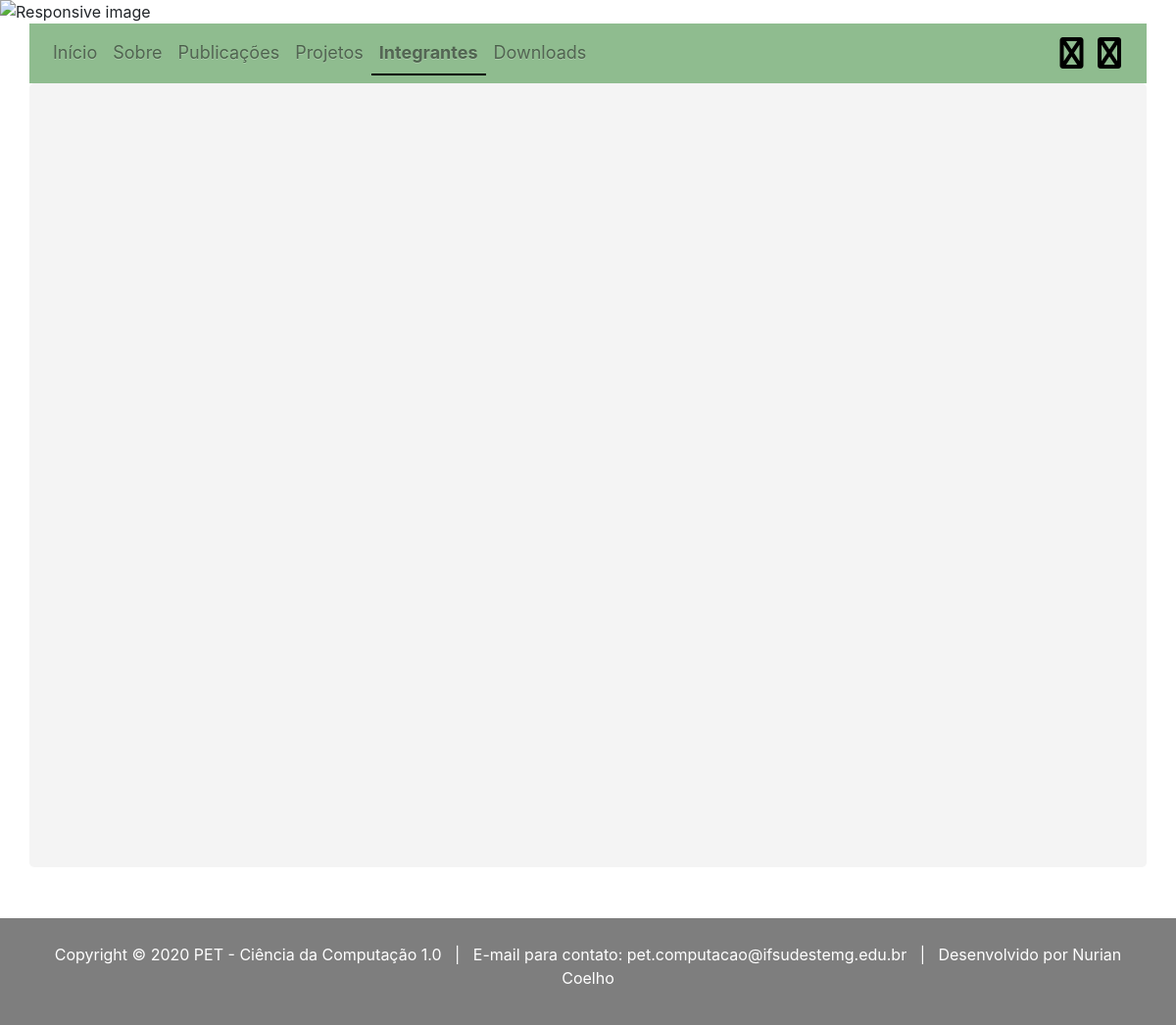
Before: /view/adm/integrantes.php with the older database file.
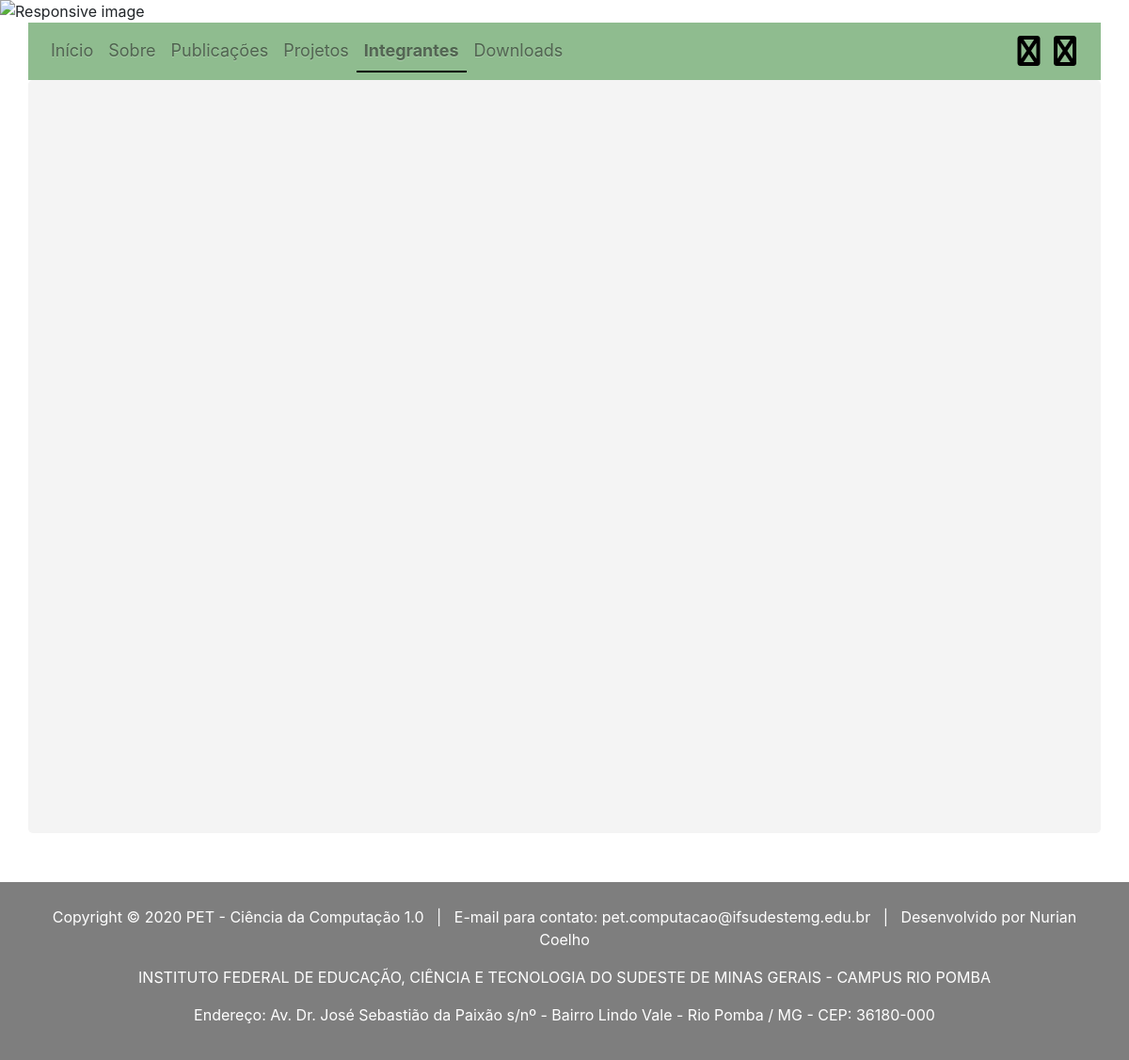
After: the same page with the newer database file.
### tables this page shows
CREATE TABLE `configuracoes` (
  `id` int(11) NOT NULL,
  `capa` varchar(10) NOT NULL,
  `instagram` varchar(100) DEFAULT NULL,
  `facebook` varchar(100) DEFAULT NULL,
  `rodape` longtext NOT NULL
);

### dao/daoSettings.php (called while the page is built, shortened)
<?php
class DaoSettings
{
    private $conn;
    public function __construct()
    {
        $database = new Database();
        $db = $database->dbConnection();
        $this->conn = $db;
    }
    public function runQuery($sql)
    {
        $stmt = $this->conn->prepare($sql);
        return $stmt;
    }
}

### inc/configs/usuario.php (the view, shortened to what this page needs)
<nav class="navbar navbar-expand-lg navbar-light container" id="navbar" style=" background-color: #8FBC8F; width: 100vw;">
  <div class="collapse navbar-collapse" id="navbarSupportedContent">
    <ul class="navbar-nav mr-auto">
      <li class="nav-item">
        <a class="nav-link" id="noticias" href='index.php'> <font size="4"> Início </font> </a>
      </li>
      <li class="nav-item">
        <a class="nav-link" id="sobre" href="sobre.php"> <font size="4"> Sobre </font> </a>
      </li>
      <li class="nav-item">
        <a class="nav-link" id="publicacoes" href="publicacoes.php"> <font size="4"> Publicações </font> </a>
      </li>
      <li class="nav-item">
        <a class="nav-link" id="projetos" href="projetos.php"> <font size="4"> Projetos </font> </a>
      </li>
      <li class="nav-item">
        <a class="nav-link" id="integrantes" href="integrantes.php"> <font size="4"> Integrantes </font> </a>
      </li>
      <li class="nav-item">
        <a class="nav-link" id="downloads" href="downloads.php"> <font size="4"> Downloads </font> </a>
      </li>
    </ul>
  </div>
  <div style="float:rigth; opacity:1; margin-right: 10px;">
    <?php
      require_once("../dao/daoSettings.php");
      $settingsDao = new DaoSettings();
      $stmtSettings = $settingsDao->runQuery("SELECT * FROM configuracoes WHERE 1");
      $stmtSettings->execute();
      $settingsRow = $stmtSettings->fetch(PDO::FETCH_ASSOC);
      echo '
        <a href="'. $settingsRow['facebook'] .'" target="_blank">
          <i class="fa fa-facebook-square fa-2x" aria-hidden="true" style="color: #000; cursor: pointer;" title="Página do grupo"></i>
        </a>
        <a href="'. $settingsRow['instagram'] .'">
          <i class="fa fa-instagram fa-2x" aria-hidden="true" style="color: #000; cursor: pointer; margin-left:10px;" title="Perfil do grupo"></i>
        </a>
      ';
    ?>
  </div>
</nav>
<div class="jumbotron container" style="background-color: #f4f4f4; display: flow-root; min-height: 100vh;">

### inc/global/head_start.php (shortened to what this page needs)
<!DOCTYPE html>
<html lang="pt-br">
<head>
  <link href="../assets/css/plugins/bootstrap/bootstrap.min.css" rel="stylesheet">
  <link rel="stylesheet" href="../assets/css/plugins/bootstrap/bootstrap-theme.min.css">
</head>
<body>

### inc/global/banner.php
<div class="row align-items-end" id="banner" style="margin: 0px;">
        <?php
        file_exists("../assets/media/capa.png") ? $src = "../assets/media/capa.png" : $src = "../assets/media/capa.jpeg";
        echo '<img src="'. $src .'" style="margin: 0px; width: 100vw; background-position: center; background-repeat: no-repeat; " class="img-fluid" alt="Responsive image">';
        ?>
</div>

### inc/global/config.php (shortened to what this page needs)
<?php
if (isset($_SESSION['adm_session'])){
    require '../inc/configs/administrador.php';
}
else{
    require '../inc/configs/usuario.php';
}
?>

### view/adm/integrantes.php (shortened to what this page needs)
<?php
require '../inc/global/head_start.php';
require '../inc/global/banner.php';
require '../inc/global/config.php';
?>
<link rel="stylesheet" href="../assets/css/integrantes.css">
</div>
<?php
require '../inc/global/footer.php';
require '../inc/global/head_end.php';
?>

### inc/global/footer.php (shortened to what this page needs)
<link rel="stylesheet" href="../assets/css/footer.css">
<div class="footer">
    <div class="container">
        <div class="versao text-white">
            <p class="desenvolvedor">
                Copyright © <?php echo date('Y'); ?> PET - Ciência da Computação 1.0 &nbsp
                | &nbsp E-mail para contato:
                <a class="text-white" target="_blank" href="mailto:pet.computacao@ifsudestemg.edu.br">
                    pet.computacao@ifsudestemg.edu.br
                </a>
                &nbsp | &nbsp Desenvolvido por
                <a class="text-white" target="_blank" href="mailto:nuriancoelho@hotmail.com">
                    Nurian Coelho
                </a>
            </p>
        </div>
        <br />
        <div class="text-center text-white">
            <?php
                echo $settingsRow['rodape'];
            ?>
        </div>
    </div>
</div>

### inc/global/head_end.php (shortened to what this page needs)
</body>
</html>

### assets/css/integrantes.css (style rules this page uses)
body { overflow-y: hidden; }
.menuAtivo { border-bottom: 2px solid #000; }

### assets/css/footer.css (style rules this page uses)
.footer { float: left; width: 100vw; background-color: black; opacity: 0.5; border-top: 20px solid white; padding: 20px; margin: 0px; }
@media only screen and (min-width: 560px) { .desenvolvedor { width: 100%; margin-top: 5px; margin-right: 0px; text-align: center; float: left; } }
@media only screen and (min-width: 560px) { .versao { margin: 0px } }

### inc/global/head_start.php (style rules this page uses)
body { overflow-x: hidden; overflow-y: hidden; margin:0; height: 100%; background-color: #fff; }

Changed rows visible on the page:
added configuracoes: rodape "INSTITUTO FEDERAL DE EDUCAÇÃO, CIÊNCIA E TECNOLOGIA DO SUDESTE DE MINAS GERAIS - CAMPUS RIO POMBA Endereço: Av. Dr. José Sebastião da Paixão s/nº - Bairro Lindo Vale - Rio Pomba / MG - CEP: 36180-000"
